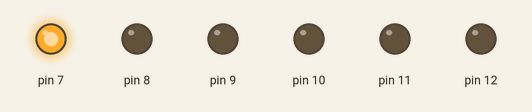
This sketch was run on a simulated Arduino Uno, built with avr-gcc and run on an emulated ATmega328P. Shown: output pins drawn as LEDs (lit = HIGH).

Above: at 0.2 s.
At 1.2 s:
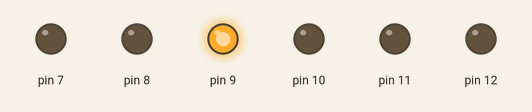
At 1.7 s:
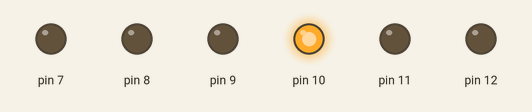
At 2.2 s:
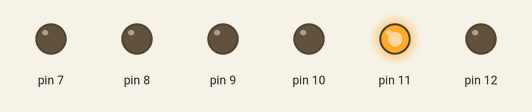
At 3.7 s:
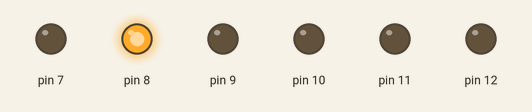
At 5.7 s:
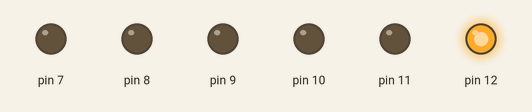
Timing chart, 0 to 6.9 s (numbered marks = the images above):
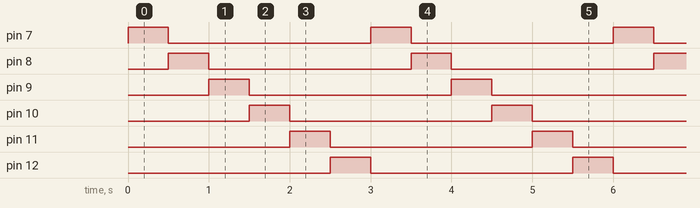

The sketch:

2_6_leds.ino
```cpp
void setup()
{
  pinMode(12, OUTPUT);
  pinMode(11, OUTPUT);
  pinMode(10, OUTPUT);
  pinMode(9, OUTPUT);
  pinMode(8, OUTPUT);
  pinMode(7, OUTPUT);
}


void loop()
{
  for(int i = 7; i <= 12; i++)
  {
    digitalWrite(i, HIGH);
    delay(500);
    digitalWrite(i, LOW);
  }
}
```

Measured:
- by itself, pin 7–12: alternates HIGH for 0.50 s and LOW for 2.5 s
- by itself, everything shown: repeats every 3.0 s, in 7 steps
